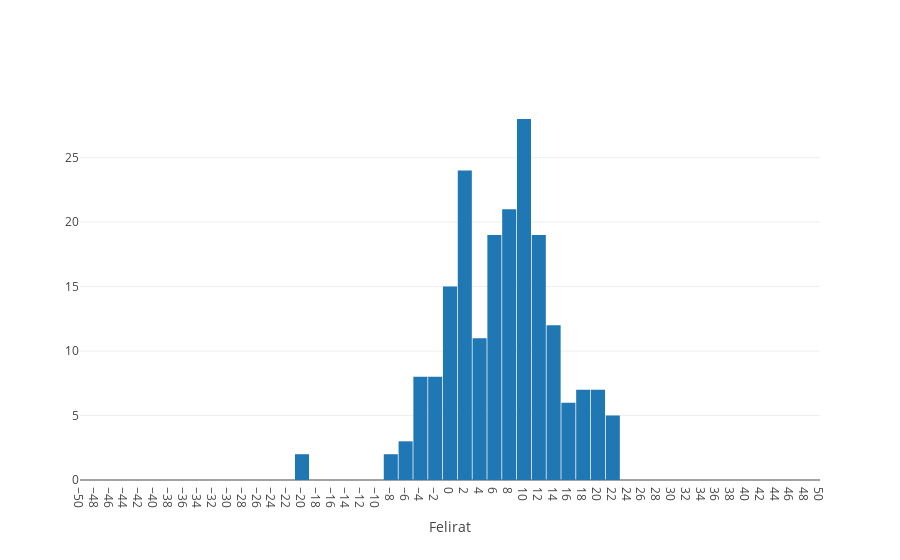

This figure's notebook cell:
### Markdown cell above
# Hiba

### Code cell
iplt(tk.calc_error_Omentes(GRSA,rhoAA,CapacityA,refx,linf(refx* 1e6,params[0]),detailOn=False,runNb=72))

### Figure 1 — Plotly figure (JSON) as saved in the notebook; plotly's stock layout.template omitted (floating-point values rounded to 4 significant figures; data arrays with more than 128 entries replaced by an {"elided": "..."} marker saying what was removed)
{"data": [{"type": "histogram", "x": {"elided": "198 float values"}, "xbins": {"end": 49, "size": 2, "start": -49}}], "layout": {"bargap": 0.05, "xaxis1": {"dtick": 2, "range": [-50, 50], "tick0": -50, "title": "Felirat"}}}
